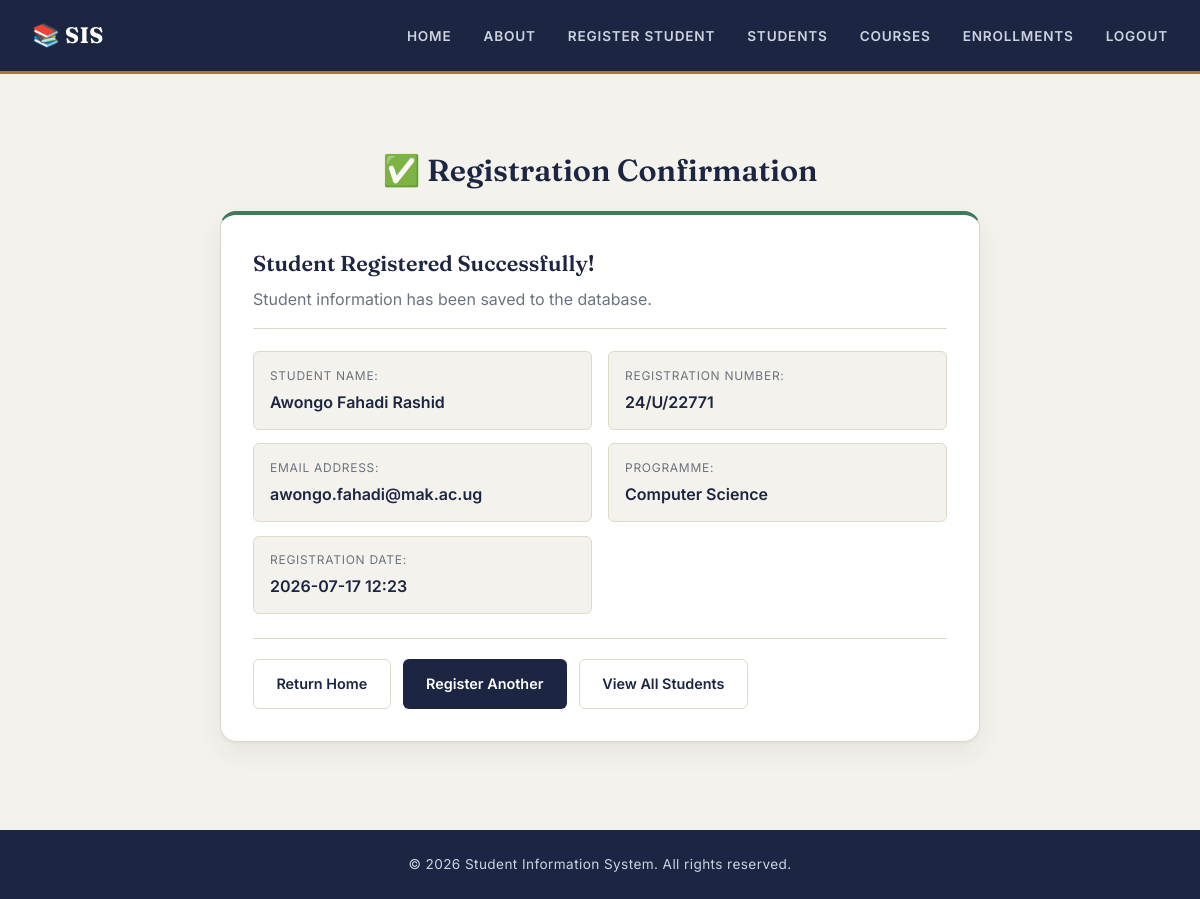
Page /student/Awongo Fahadi Rashid (signed in) on the committed database.
### models.py (models this page shows, shortened)
class Student(db.Model):
    __tablename__ = 'students'
    id = db.Column(db.Integer, primary_key=True)
    student_name = db.Column(db.String(100), nullable=False)
    registration_number = db.Column(db.String(50), unique=True, nullable=False)
    email = db.Column(db.String(100), unique=True, nullable=False)
    programme = db.Column(db.String(100), nullable=False)
    registration_date = db.Column(db.DateTime, default=datetime.utcnow)
    is_active = db.Column(db.Boolean, default=True)

### app.py (the view)
@app.route('/student/<name>')
@login_required
def student_profile(name):
    students = get_student_by_name(name)
    if students:
        return render_template('confirmation.html', student=students[0])
    else:
        flash('Student not found!', 'error')
        return redirect(url_for('student_register'))

### auth.py (called while the page is built)
def login_required(view):
    @wraps(view)
    def wrapped_view(*args, **kwargs):
        if session.get("user_id") is None:
            flash("Please log in to continue.", "error")
            return redirect(url_for("login"))
        return view(*args, **kwargs)
    return wrapped_view

### database.py (called while the page is built)
def get_student_by_name(name):
    return Student.query.filter(
        Student.student_name.contains(name),
        Student.is_active == True
    ).all()

### templates/confirmation.html (shortened to what this page needs)
{% extends "base.html" %}
{% block styles %}
<link rel="stylesheet" href="{{ url_for('static', filename='confirmation.css') }}">
{% endblock %}
{% block content %}
    <section class="confirmation-page">
        <h2>✅ Registration Confirmation</h2>
        <div class="confirmation-card">
            <div class="confirmation-header">
                <h3>Student Registered Successfully!</h3>
                <p>Student information has been saved to the database.</p>
            </div>
            <div class="student-details">
                <div class="detail-item">
                    <span class="detail-label">Student Name:</span>
                    <span class="detail-value">{{ student.student_name }}</span>
                </div>
                <div class="detail-item">
                    <span class="detail-label">Registration Number:</span>
                    <span class="detail-value">{{ student.registration_number }}</span>
                </div>
                <div class="detail-item">
                    <span class="detail-label">Email Address:</span>
                    <span class="detail-value">{{ student.email }}</span>
                </div>
                <div class="detail-item">
                    <span class="detail-label">Programme:</span>
                    <span class="detail-value">{{ student.programme }}</span>
                </div>
                <div class="detail-item">
                    <span class="detail-label">Registration Date:</span>
                    <span class="detail-value">{{ student.registration_date.strftime('%Y-%m-%d %H:%M') }}</span>
                </div>
            </div>
            <div class="confirmation-actions">
                <a href="{{ url_for('home') }}" class="btn btn-secondary">Return Home</a>
                <a href="{{ url_for('student_register') }}" class="btn btn-primary">Register Another</a>
                <a href="{{ url_for('students_list') }}" class="btn btn-secondary">View All Students</a>
            </div>
        </div>
    </section>
{% endblock %}

### static/style.css (style rules this page uses)
:root { --color-ink: #1c2541; --color-ink-soft: #3a506b; --color-paper: #f4f2ec; --color-surface: #ffffff; --color-line: #dfd9c9; --color-accent: #a6763a; --color-accent-soft: #eadfc9; --color-success: #3f7a5d; --color-success-bg: #e4efe8; --color-danger: #b4483c; --color-danger-bg: #f7e7e4; --color-info: #3a6f8f; --color-info-bg: #e5eef2; --color-muted: #6b7280; --font-display: 'Fraunces', Georgia, serif; --font-body: 'Inter', -apple-system, BlinkMacSystemFont, sans-serif; --font-mono: 'IBM Plex Mono', 'Courier New', monospace; --radius-sm: 6px; --radius-md: 10px; --radius-lg: 16px; --shadow-card: 0 1px 2px rgba(28,37,65,.05), 0 10px 28px rgba(28,37,65,.07); }
* { margin: 0; padding: 0; box-sizing: border-box; }
body { font-family: var(--font-body); background: var(--color-paper); color: var(--color-ink); line-height: 1.6; min-height: 100vh; display: flex; flex-direction: column; }
h1, h2, h3, h4 { font-family: var(--font-display); color: var(--color-ink); font-weight: 600; }
a { color: inherit; }
.btn { display: inline-flex; justify-content: center; align-items: center; gap: .4rem; padding: .75rem 1.4rem; border: 1px solid transparent; border-radius: var(--radius-sm); text-decoration: none; cursor: pointer; font-family: var(--font-body); font-weight: 600; font-size: .9rem; transition: transform .15s ease, background .15s ease, border-color .15s ease; }
.btn-primary { background: var(--color-ink); color: #fff; }
.btn-secondary { background: transparent; color: var(--color-ink); border-color: var(--color-line); }

### static/confirmation.css (style rules this page uses)
.confirmation-page { display: flex; flex-direction: column; align-items: center; padding: 2rem 0 3rem; }
.confirmation-page h2 { font-size: 1.9rem; margin-bottom: 1rem; }
.confirmation-card { width: 100%; max-width: 760px; background: var(--color-surface); border: 1px solid var(--color-line); border-top: 4px solid var(--color-success); border-radius: var(--radius-lg); box-shadow: var(--shadow-card); padding: 2rem; }
.confirmation-header { margin-bottom: 1.35rem; padding-bottom: 1rem; border-bottom: 1px solid var(--color-line); }
.confirmation-header h3 { font-size: 1.35rem; margin-bottom: .35rem; }
.confirmation-header p { color: var(--color-muted); }
.student-details { display: grid; grid-template-columns: 1fr 1fr; gap: .85rem 1rem; }
.detail-item { background: var(--color-paper); border: 1px solid var(--color-line); border-radius: var(--radius-sm); padding: .85rem 1rem; }
.detail-label { display: block; font-size: .75rem; text-transform: uppercase; letter-spacing: .06em; color: var(--color-muted); margin-bottom: .3rem; }
.detail-value { font-weight: 600; color: var(--color-ink); word-break: break-word; }
.confirmation-actions { margin-top: 1.5rem; padding-top: 1.25rem; border-top: 1px solid var(--color-line); display: flex; gap: .75rem; flex-wrap: wrap; }

### rows in the picture
Student: student_name "Awongo Fahadi Rashid", registration_number "24/U/22771", email "awongo.fahadi@mak.ac.ug", programme "Computer Science", registration_date "2026-07-17 12:23"
